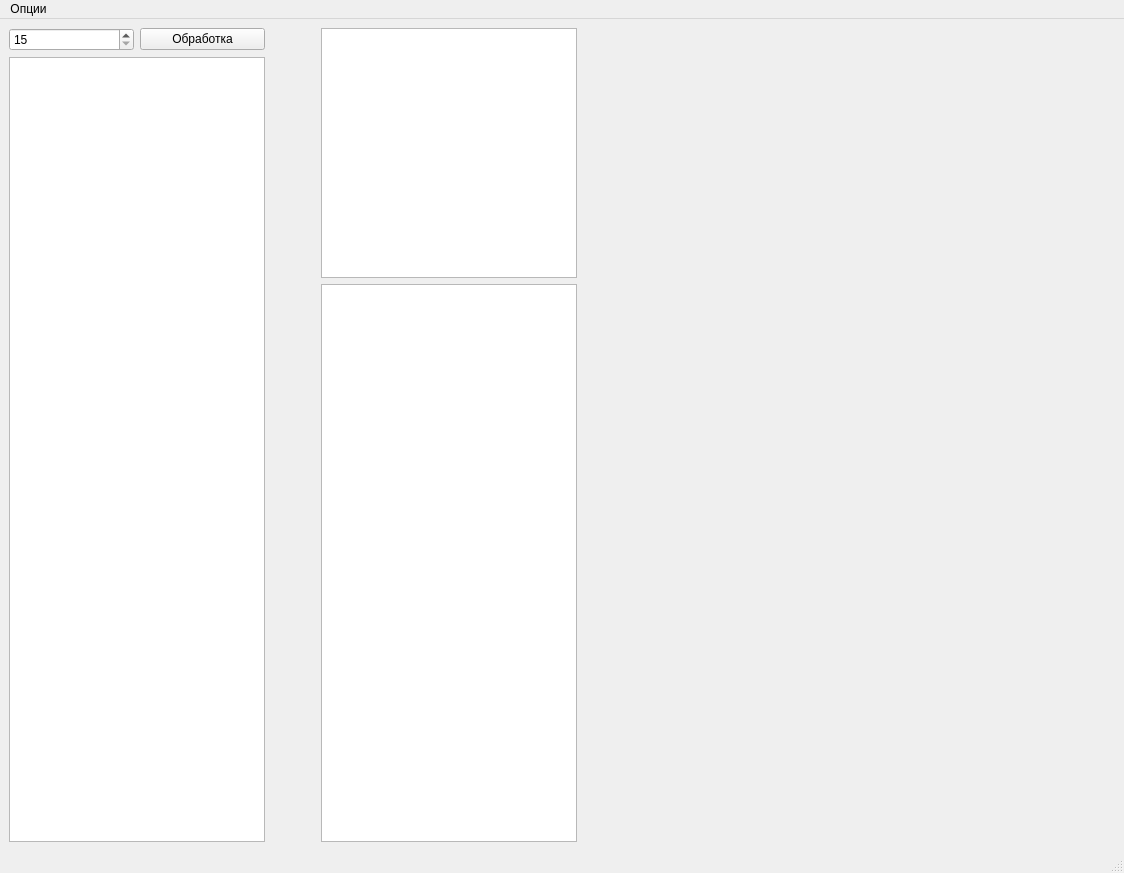
<?xml version="1.0" encoding="UTF-8"?>
<ui version="4.0">
 <class>MainWindow</class>
 <widget class="QMainWindow" name="MainWindow">
  <property name="geometry">
   <rect>
    <x>0</x>
    <y>0</y>
    <width>1124</width>
    <height>873</height>
   </rect>
  </property>
  <property name="windowTitle">
   <string>MainWindow</string>
  </property>
  <widget class="QWidget" name="centralwidget">
   <layout class="QFormLayout" name="formLayout">
    <item row="0" column="0">
     <layout class="QHBoxLayout" name="horizontalLayout_2">
      <item>
       <layout class="QVBoxLayout" name="verticalLayout">
        <property name="rightMargin">
         <number>50</number>
        </property>
        <item>
         <layout class="QHBoxLayout" name="horizontalLayout">
          <item>
           <widget class="QSpinBox" name="Spin_input_table">
            <property name="minimum">
             <number>15</number>
            </property>
            <property name="maximum">
             <number>50</number>
            </property>
           </widget>
          </item>
          <item>
           <widget class="QPushButton" name="Obr_button">
            <property name="text">
             <string>Обработка</string>
            </property>
           </widget>
          </item>
         </layout>
        </item>
        <item>
         <widget class="QTableWidget" name="Table_input">
          <property name="enabled">
           <bool>true</bool>
          </property>
         </widget>
        </item>
       </layout>
      </item>
      <item>
       <layout class="QVBoxLayout" name="verticalLayout_2">
        <item>
         <widget class="QTableWidget" name="Table_result">
          <property name="maximumSize">
           <size>
            <width>400</width>
            <height>250</height>
           </size>
          </property>
          <property name="cursor" stdset="0">
           <cursorShape>ArrowCursor</cursorShape>
          </property>
         </widget>
        </item>
        <item>
         <widget class="QTableWidget" name="Table_statistic"/>
        </item>
       </layout>
      </item>
     </layout>
    </item>
    <item row="0" column="1">
     <widget class="QWidget" name="GraphWidget" native="true"/>
    </item>
   </layout>
  </widget>
  <widget class="QMenuBar" name="menubar">
   <property name="geometry">
    <rect>
     <x>0</x>
     <y>0</y>
     <width>1124</width>
     <height>25</height>
    </rect>
   </property>
   <widget class="QMenu" name="menu">
    <property name="title">
     <string>Опции</string>
    </property>
    <addaction name="action"/>
   </widget>
   <addaction name="menu"/>
  </widget>
  <widget class="QStatusBar" name="statusbar"/>
  <action name="action">
   <property name="text">
    <string>Настройки</string>
   </property>
  </action>
 </widget>
 <resources/>
 <connections/>
</ui>
